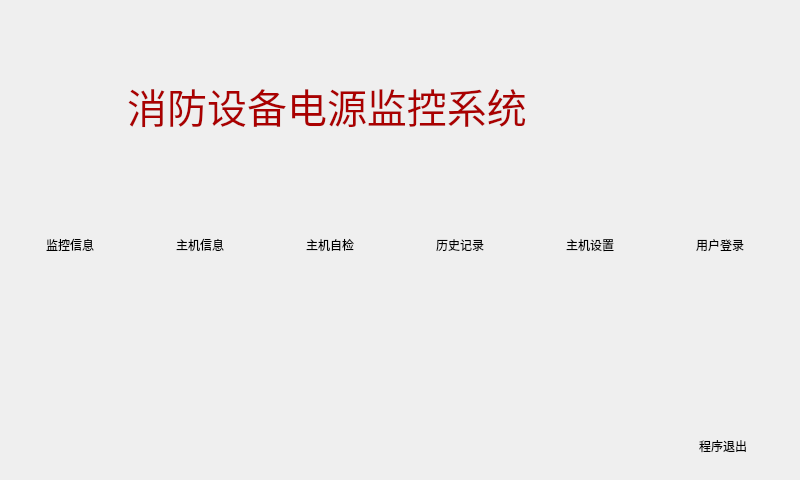
<?xml version="1.0" encoding="UTF-8"?>
<ui version="4.0">
 <class>MainWindow</class>
 <widget class="QMainWindow" name="MainWindow">
  <property name="geometry">
   <rect>
    <x>0</x>
    <y>0</y>
    <width>800</width>
    <height>480</height>
   </rect>
  </property>
  <property name="windowTitle">
   <string>MainWindow</string>
  </property>
  <property name="styleSheet">
   <string notr="true"/>
  </property>
  <widget class="QWidget" name="centralWidget">
   <property name="focusPolicy">
    <enum>Qt::ClickFocus</enum>
   </property>
   <property name="styleSheet">
    <string notr="true">QWidget#centralWidget{
border-image: url(:/Image/webp.png);
}
QToolButton{
font: 18pt &quot;文泉驿等宽微米黑&quot;;
border:2px none;
border-radius:8px;
color: rgb(0, 0, 0);
border-color: rgb(53, 156, 212);

}
QToolButton:pressed{
font: 16pt &quot;文泉驿等宽微米黑&quot;;
background-color:rgb(85, 170, 255);
}
</string>
   </property>
   <widget class="QToolButton" name="tBtn_hostCheck">
    <property name="geometry">
     <rect>
      <x>280</x>
      <y>200</y>
      <width>100</width>
      <height>90</height>
     </rect>
    </property>
    <property name="focusPolicy">
     <enum>Qt::NoFocus</enum>
    </property>
    <property name="text">
     <string>主机自检</string>
    </property>
    <property name="icon">
     <iconset resource="image.qrc">
      <normaloff>:/Image/ooopic_1524532085.png</normaloff>:/Image/ooopic_1524532085.png</iconset>
    </property>
    <property name="iconSize">
     <size>
      <width>60</width>
      <height>60</height>
     </size>
    </property>
    <property name="toolButtonStyle">
     <enum>Qt::ToolButtonTextUnderIcon</enum>
    </property>
   </widget>
   <widget class="QToolButton" name="tBtn_hostSet">
    <property name="geometry">
     <rect>
      <x>540</x>
      <y>200</y>
      <width>100</width>
      <height>90</height>
     </rect>
    </property>
    <property name="focusPolicy">
     <enum>Qt::NoFocus</enum>
    </property>
    <property name="text">
     <string>主机设置</string>
    </property>
    <property name="icon">
     <iconset resource="image.qrc">
      <normaloff>:/Image/ooopic_1524532052.png</normaloff>:/Image/ooopic_1524532052.png</iconset>
    </property>
    <property name="iconSize">
     <size>
      <width>60</width>
      <height>60</height>
     </size>
    </property>
    <property name="toolButtonStyle">
     <enum>Qt::ToolButtonTextUnderIcon</enum>
    </property>
   </widget>
   <widget class="QToolButton" name="tBtn_record">
    <property name="geometry">
     <rect>
      <x>410</x>
      <y>200</y>
      <width>100</width>
      <height>90</height>
     </rect>
    </property>
    <property name="focusPolicy">
     <enum>Qt::NoFocus</enum>
    </property>
    <property name="text">
     <string>历史记录</string>
    </property>
    <property name="icon">
     <iconset resource="image.qrc">
      <normaloff>:/Image/record.png</normaloff>:/Image/record.png</iconset>
    </property>
    <property name="iconSize">
     <size>
      <width>60</width>
      <height>60</height>
     </size>
    </property>
    <property name="toolButtonStyle">
     <enum>Qt::ToolButtonTextUnderIcon</enum>
    </property>
   </widget>
   <widget class="QToolButton" name="tBtn_hostInfo">
    <property name="geometry">
     <rect>
      <x>150</x>
      <y>200</y>
      <width>100</width>
      <height>90</height>
     </rect>
    </property>
    <property name="focusPolicy">
     <enum>Qt::NoFocus</enum>
    </property>
    <property name="text">
     <string>主机信息</string>
    </property>
    <property name="icon">
     <iconset resource="image.qrc">
      <normaloff>:/Image/ooopic_1524532068.png</normaloff>:/Image/ooopic_1524532068.png</iconset>
    </property>
    <property name="iconSize">
     <size>
      <width>60</width>
      <height>60</height>
     </size>
    </property>
    <property name="toolButtonStyle">
     <enum>Qt::ToolButtonTextUnderIcon</enum>
    </property>
   </widget>
   <widget class="QToolButton" name="tBtn_devInfo">
    <property name="geometry">
     <rect>
      <x>20</x>
      <y>200</y>
      <width>100</width>
      <height>90</height>
     </rect>
    </property>
    <property name="focusPolicy">
     <enum>Qt::NoFocus</enum>
    </property>
    <property name="styleSheet">
     <string notr="true"/>
    </property>
    <property name="text">
     <string>监控信息</string>
    </property>
    <property name="icon">
     <iconset resource="image.qrc">
      <normaloff>:/Image/ooopic_1524532108.png</normaloff>:/Image/ooopic_1524532108.png</iconset>
    </property>
    <property name="iconSize">
     <size>
      <width>60</width>
      <height>60</height>
     </size>
    </property>
    <property name="toolButtonStyle">
     <enum>Qt::ToolButtonTextUnderIcon</enum>
    </property>
   </widget>
   <widget class="QToolButton" name="tBtn_user">
    <property name="geometry">
     <rect>
      <x>670</x>
      <y>200</y>
      <width>100</width>
      <height>90</height>
     </rect>
    </property>
    <property name="focusPolicy">
     <enum>Qt::NoFocus</enum>
    </property>
    <property name="text">
     <string>用户登录</string>
    </property>
    <property name="icon">
     <iconset resource="image.qrc">
      <normaloff>:/Image/ooopic_1524532936.png</normaloff>:/Image/ooopic_1524532936.png</iconset>
    </property>
    <property name="iconSize">
     <size>
      <width>50</width>
      <height>50</height>
     </size>
    </property>
    <property name="toolButtonStyle">
     <enum>Qt::ToolButtonTextUnderIcon</enum>
    </property>
   </widget>
   <widget class="QLabel" name="label_2">
    <property name="geometry">
     <rect>
      <x>54</x>
      <y>80</y>
      <width>546</width>
      <height>50</height>
     </rect>
    </property>
    <property name="font">
     <font>
      <family>文泉驿等宽微米黑</family>
      <pointsize>30</pointsize>
      <weight>50</weight>
      <italic>false</italic>
      <bold>false</bold>
     </font>
    </property>
    <property name="styleSheet">
     <string notr="true">font: 30pt &quot;文泉驿等宽微米黑&quot;;
color: rgb(255, 255, 255);
color: rgb(170, 0, 0);</string>
    </property>
    <property name="text">
     <string>消防设备电源监控系统</string>
    </property>
    <property name="alignment">
     <set>Qt::AlignCenter</set>
    </property>
   </widget>
   <widget class="QLabel" name="label_3">
    <property name="geometry">
     <rect>
      <x>215</x>
      <y>425</y>
      <width>350</width>
      <height>30</height>
     </rect>
    </property>
    <property name="font">
     <font>
      <family>文泉驿等宽微米黑</family>
      <pointsize>22</pointsize>
      <weight>50</weight>
      <italic>false</italic>
      <bold>false</bold>
     </font>
    </property>
    <property name="styleSheet">
     <string notr="true">font: 22pt &quot;文泉驿等宽微米黑&quot;;
color: rgb(255, 255, 255);</string>
    </property>
    <property name="text">
     <string/>
    </property>
    <property name="alignment">
     <set>Qt::AlignCenter</set>
    </property>
   </widget>
   <widget class="QLabel" name="label_5">
    <property name="geometry">
     <rect>
      <x>220</x>
      <y>445</y>
      <width>340</width>
      <height>30</height>
     </rect>
    </property>
    <property name="styleSheet">
     <string notr="true">font: 16pt &quot;Ubuntu&quot;;
color: rgb(255, 255, 255);</string>
    </property>
    <property name="text">
     <string/>
    </property>
    <property name="alignment">
     <set>Qt::AlignCenter</set>
    </property>
   </widget>
   <widget class="QToolButton" name="tBtn_quit">
    <property name="geometry">
     <rect>
      <x>655</x>
      <y>425</y>
      <width>136</width>
      <height>41</height>
     </rect>
    </property>
    <property name="text">
     <string>程序退出</string>
    </property>
    <property name="icon">
     <iconset resource="image.qrc">
      <normaloff>:/Image/running.png</normaloff>:/Image/running.png</iconset>
    </property>
    <property name="iconSize">
     <size>
      <width>30</width>
      <height>30</height>
     </size>
    </property>
    <property name="toolButtonStyle">
     <enum>Qt::ToolButtonTextBesideIcon</enum>
    </property>
   </widget>
  </widget>
 </widget>
 <layoutdefault spacing="6" margin="11"/>
 <resources>
  <include location="image.qrc"/>
 </resources>
 <connections/>
</ui>
